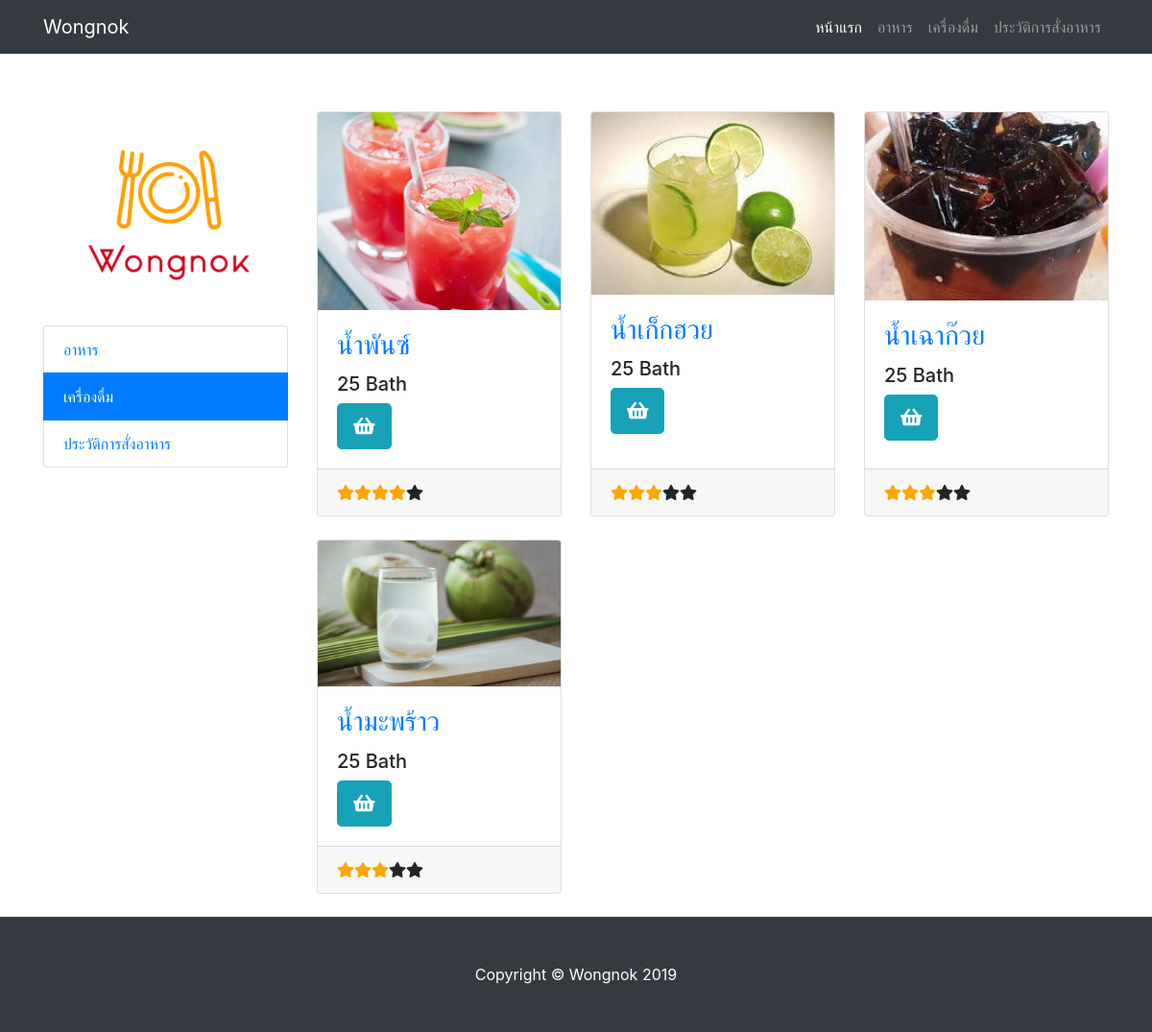
The page /index.php/welcome/drink on the database as committed earlier.
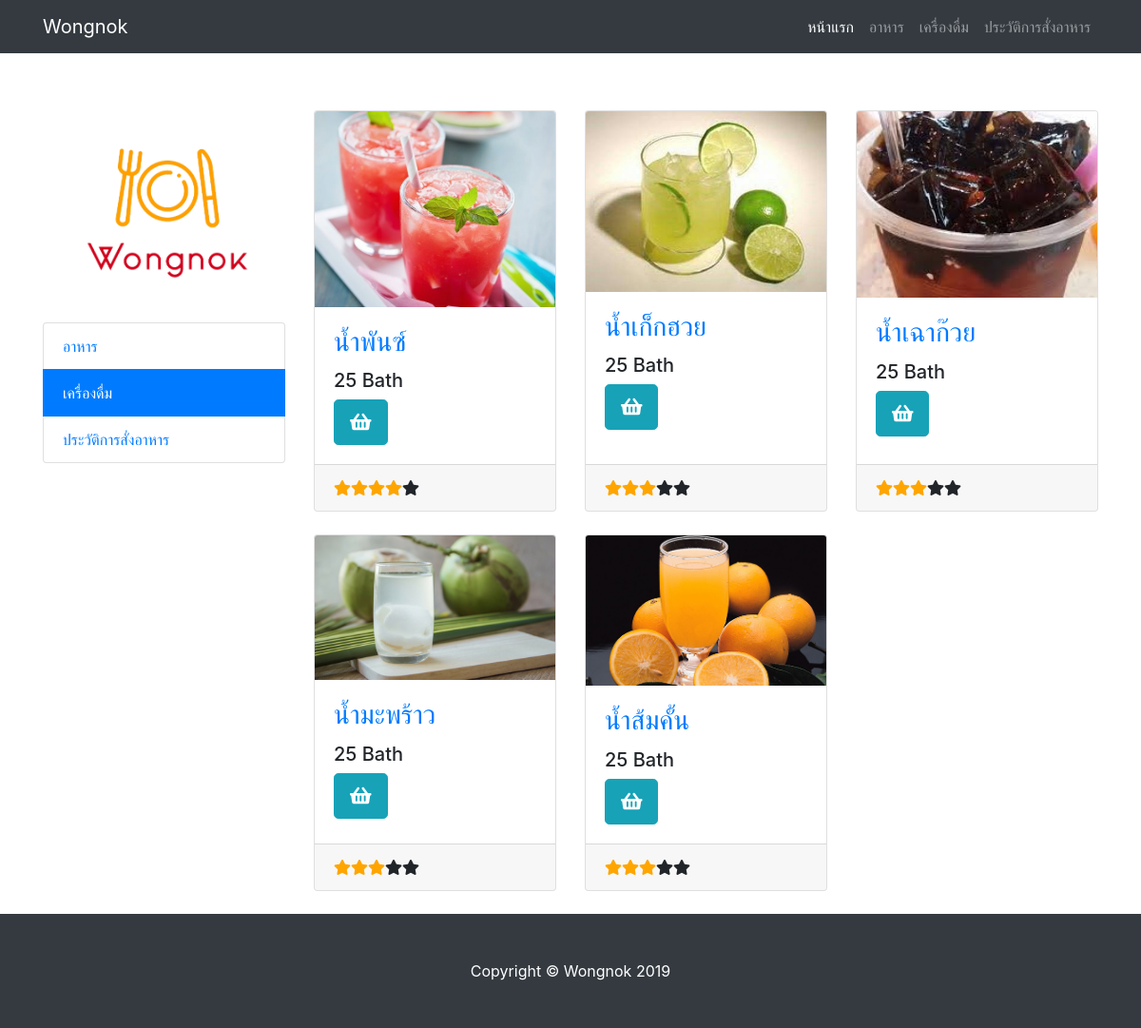
The same page on the database as committed later.
### tables this page shows
CREATE TABLE `drink` (
  `drinkid` int(11) NOT NULL,
  `drinkname` varchar(255) NOT NULL,
  `price` varchar(255) NOT NULL,
  `pic` varchar(255) NOT NULL,
  `rating` int(11) NOT NULL
);

### application/controllers/Welcome.php (called while the page is built, shortened)
<?php
class Welcome extends CI_Controller {
	public function drink()
	{
		$this->load->model('FoodModel');
		$drink = $this->FoodModel->getdrink();
		$data['drink'] = $drink;
		$this->load->view('header');
		$this->load->view('navbar');
		$this->load->view('drink', $data);
		$this->load->view('footer');
	}
}

### index.php (called while the page is built, shortened)
<?php
require_once BASEPATH.'core/CodeIgniter.php';

### application/models/FoodModel.php (called while the page is built, shortened)
<?php
class FoodModel extends CI_Model
{
		public function getdrink()
    {
        $sql = "SELECT * FROM drink";
		$query = $this->db->query($sql);
		return $query;
    }
}

### application/views/drink.php (the view)
<body>
<div class="container" style="padding-top:5%">
  <div class="row">
    <div class="col-lg-3">
      <h1 class="my-4"><img class='illustration' src="<?php echo base_url() ?>assets/img/logos.png" alt="" ></h1>
      <div class="list-group">
        <a href="<?php echo base_url() ?>welcome/food" class="list-group-item">อาหาร</a>
        <a href="<?php echo base_url() ?>welcome/drink" class="list-group-item active">เครื่องดื่ม</a>
        <a href="<?php echo base_url() ?>welcome/order" class="list-group-item">ประวัติการสั่งอาหาร</a>
      </div>
    </div>
    <div class="col-lg-9">
      <div class="row">
        <?php
          foreach ($drink->result() as $row) {
            ?>
            <div class="col-lg-4 col-md-6 mb-4">
            <div class="card h-100">
              <a href=""><img class="card-img-top" src="<?php echo base_url() ?>assets/img/<?php echo $row->pic ?>" alt=""></a>
              <div class="card-body">
                <h3 class="card-title">
                  <a href="#"><?php echo $row->drinkname ?></a>
                </h3>
                <h5><?php echo $row->price ?> Bath</h5>
                <p class="card-text">
                  <button class="btn btn-info btn-lg" onclick="conferm()">
                    <span class="right txt"><i class="fa fa-shopping-basket"></i></span>
                  </button>
                </p>
              </div>
              <div class="card-footer">
                <?php
                  $i = 0;
                  for($i;$i<$row->rating;$i++){
                    echo '<span class="fa fa-star checked"></span>';
                  }
                  while($i != 5){
                    echo '<span class="fa fa-star"></span>';
                    $i++;
                  }
                ?>
              </div>
            </div>
          </div>
          <?php
          }
        ?>
      </div>
    </div>
  </div>
</div>

Rows that differ between the two databases and show on the page:
added drink: pic (picture), drinkname "น้ำส้มคั้น", price "25", rating 3 (drawn)
